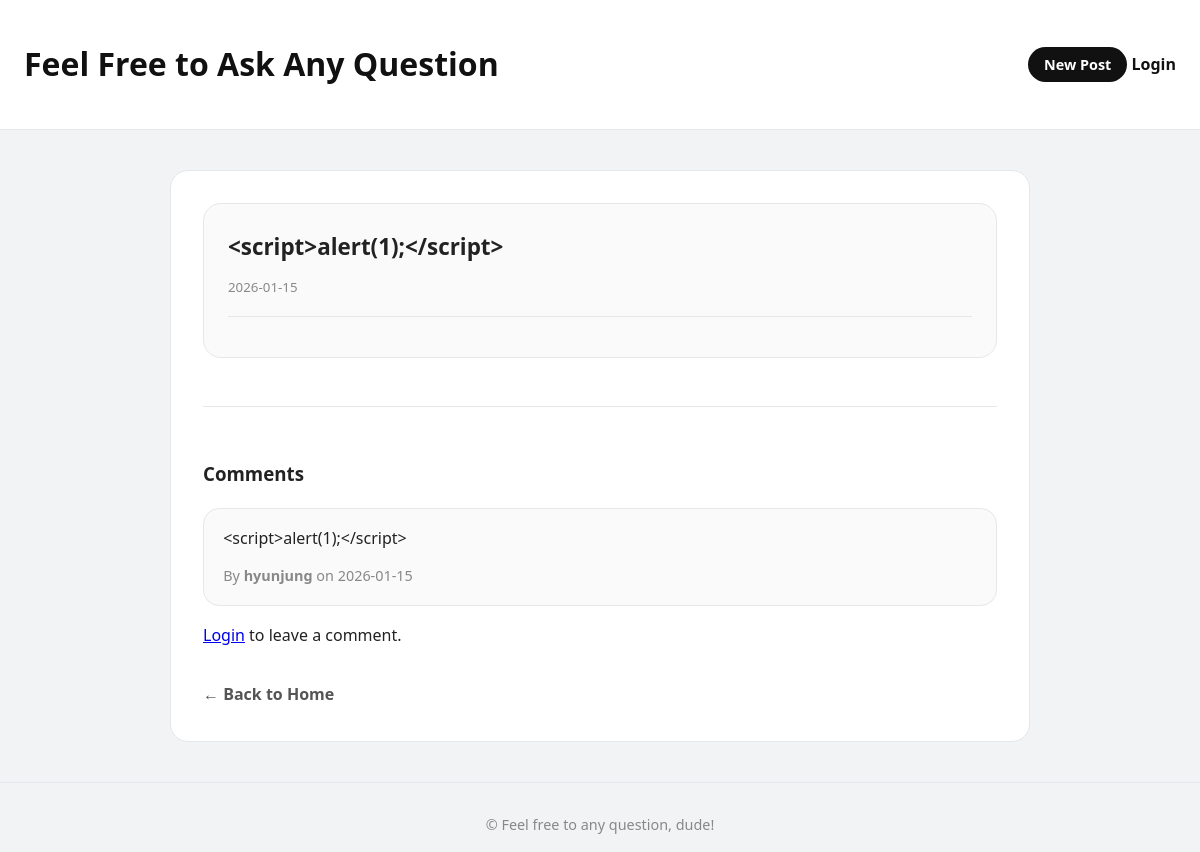
The app's page /posts/26707fe3de1848e8857d13adb799aa0a with its own data.
### models.py (models this page shows)
class Post(SQLModel, table = True): # 상속, database.py에서 클래스 정의 다 해둠.
    id: uuid.UUID = Field(default_factory=uuid.uuid4, primary_key = True)
    user_id: Optional[str] = Field(index=True)
    question: str
    answer: Optional[str] = Field(default=None, index= True) #Optional[]: 파이썬의 타이핑 시스템에서 사용함, 특정 변수의 값이 아무것도 없는 상태일 수도 있음을 명시할 때 씀, 빼면? 무조건 UUID 생성됨.
    created_at: datetime = Field(
        default_factory= datetime.now,
        nullable = False
    )
    comments: List["Comment"] = Relationship(back_populates="post")

class Comment(SQLModel, table=True):
    id: uuid.UUID = Field(default_factory=uuid.uuid4, primary_key=True)
    content: str
    created_at: datetime = Field(default_factory=datetime.now, nullable=False)
    post_id: uuid.UUID = Field(foreign_key="post.id", index=True)
    user_id: uuid.UUID = Field(foreign_key="user.id", index=True)
    post: Optional[Post] = Relationship(back_populates="comments")
    user: Optional[User] = Relationship(back_populates="comments")

class User(SQLModel, table=True):
    id: uuid.UUID = Field(default_factory=uuid.uuid4, primary_key=True)
    username: str = Field(unique=True, index=True)
    password: str # 저장된 비밀번호는 암호화된 해시로 들어감.
    comments: List["Comment"] = Relationship(back_populates="user")

### main.py (the view)
@app.get("/posts/{post_id}", response_class=HTMLResponse)
def get_post_by_id(
    request: Request,
    post_id: uuid.UUID,
    session: Session = Depends(get_session),
    user: dict | None = Depends(get_user_from_session)
):
    post = session.get(Post, post_id)
    comments = comments_service.get_comments_by_post_id(post_id, session)
    return templates.TemplateResponse(
        "post.html",
        {
            "request": request,
            "post": post,
            "title": post.question,
            "user": user,
            "comments" : comments
        }
    )

### templates/post.html (shortened to what this page needs)
{% include "_header.html" %}
<article class="post-detail">
  <h1>{{ post.question }}</h1>
  <small>{{ post.created_at.strftime('%Y-%m-%d') }}</small>
  <div class="post-content">
  </div>
</article>
<section class="comments-section">
  <h3>Comments</h3>
  <div class="comment-list">
    {% if comments %}
      {% for comment in comments %}
      <div class="comment-item">
        <p class="comment-content">{{ comment.content }}</p>
        <small>
          By <strong>{{ comment.user.username }}</strong> on {{ comment.created_at.strftime('%Y-%m-%d') }}
        </small>
      </div>
      {% endfor %}
    {% else %}
      <p>답변을 기다려주십시오.</p>
    {% endif %}
  </div>
  {% if user %}
  <form action="/posts/{{ post.id }}/comments" method="POST" class="comment-form">
    <h4>Leave a Comment</h4>
    <div class="form-group">
      <textarea name="content" rows="4" placeholder="답변을 입력하십시오" required></textarea>
    </div>
    <button type="submit">Submit Comment</button>
  </form>
  {% else %}
  <p><a href="/auth/login">Login</a> to leave a comment.</p>
  {% endif %}
</section>
<a href="/posts" class="back-link">&larr; Back to Home</a>
{% include "_footer.html" %}

### css/style.css (style rules this page uses)
* { box-sizing: border-box; }
body { margin: 0; font-family: "Apple SD Gothic Neo", "Noto Sans KR", system-ui, sans-serif; background-color: #f2f3f5; color: #222; line-height: 1.7; }
.post-detail { padding: 1.5rem; border-radius: 18px; background: #fafafa; border: 1px solid #e5e7eb; }
.post-detail h1 { margin: 0 0 0.4rem; font-size: 1.4rem; }
.post-detail small { color: #888; }
.post-detail .post-content { margin-top: 1rem; padding-top: 1rem; border-top: 1px solid #e5e7eb; }
.comments-section { margin-top: 3rem; border-top: 1px solid #e5e7eb; padding-top: 2rem; }
.comment-list .comment-item { background: #fafafa; border: 1px solid #e5e7eb; padding: 1rem 1.2rem; border-radius: 16px; margin-bottom: 1rem; transition: background 0.15s ease, border-color 0.15s ease; }
.comment-content { margin-top: 0; margin-bottom: 0.6rem; color: #222; }
.comment-item small { color: #888; font-size: 0.9rem; }
.back-link { display: inline-block; margin-top: 1rem; color: #555; text-decoration: none; font-weight: 600; }

### records on screen
Post: question "<script>alert(1);</script>", created_at "2026-01-15"
Comment: content "<script>alert(1);</script>", user.username "hyunjung", created_at "2026-01-15"
